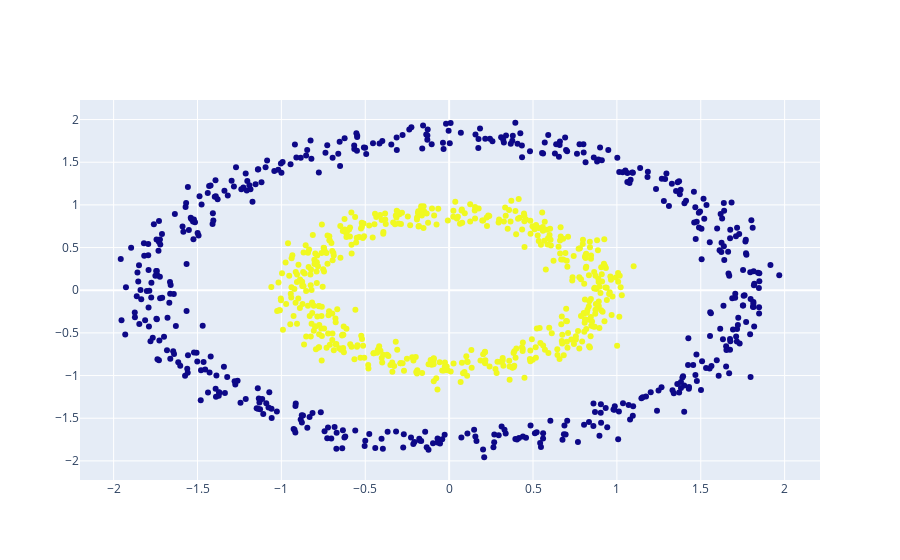

The cell this chart's notebook holds for it:
### Code cell
fig = go.Figure(
    go.Scatter(x=X[:, 0], y=X[:, 1], mode="markers", marker={"color": c.labels_})
)

fig.show()

### Figure 1 — Plotly figure (JSON) as saved in the notebook; plotly's stock layout.template omitted (floating-point values rounded to 4 significant figures; data arrays with more than 128 entries replaced by an {"elided": "..."} marker saying what was removed)
{"data": [{"marker": {"color": {"elided": "1000 int values"}}, "mode": "markers", "type": "scatter", "x": {"elided": "1000 float values"}, "y": {"elided": "1000 float values"}}], "layout": {"autosize": true, "xaxis": {"autorange": true, "range": [-2.199, 2.209], "type": "linear"}, "yaxis": {"autorange": true, "range": [-2.245, 2.25], "type": "linear"}}}
